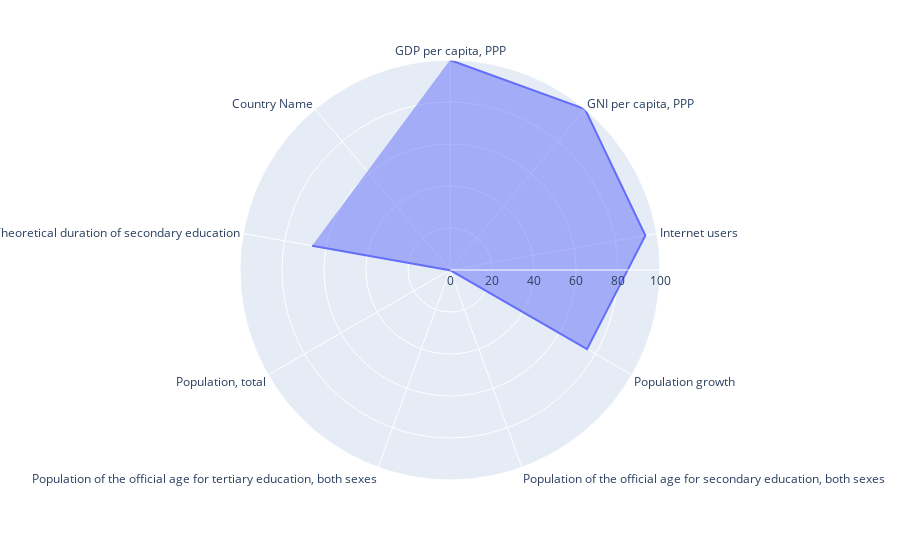
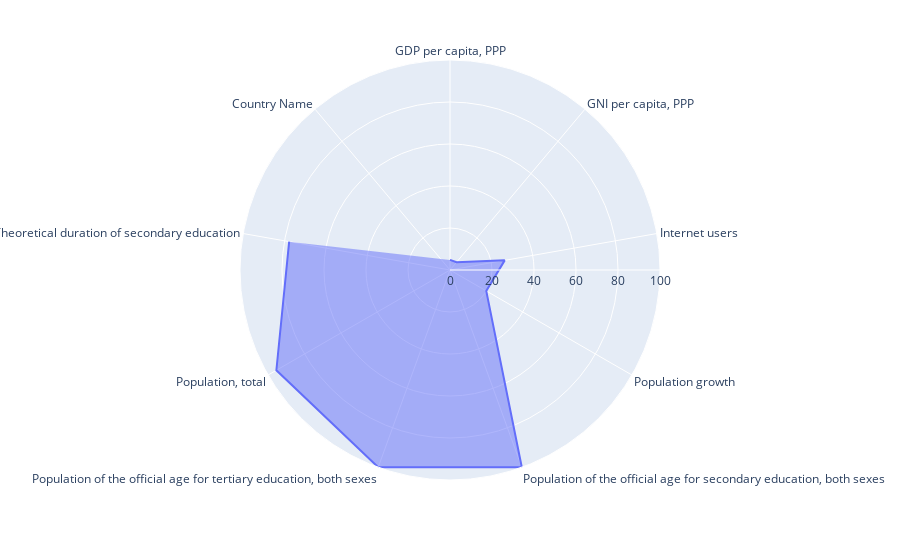
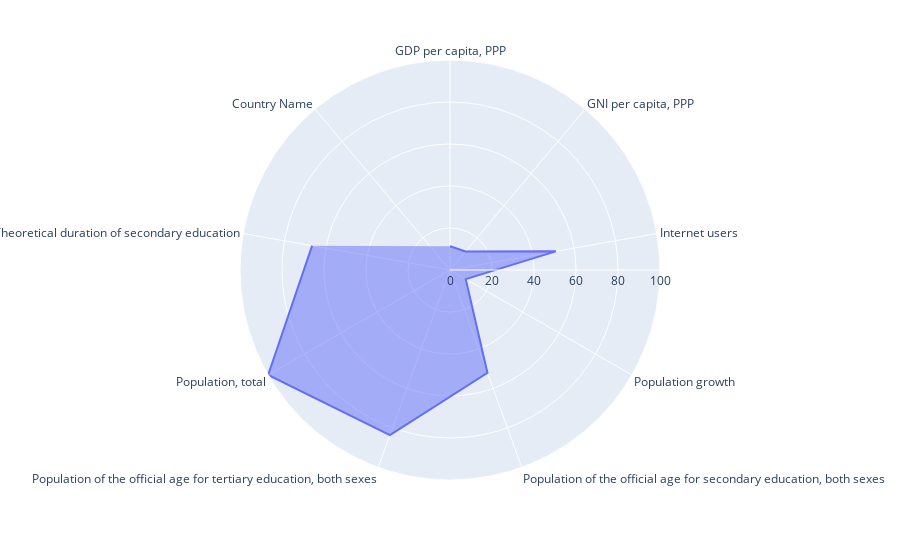
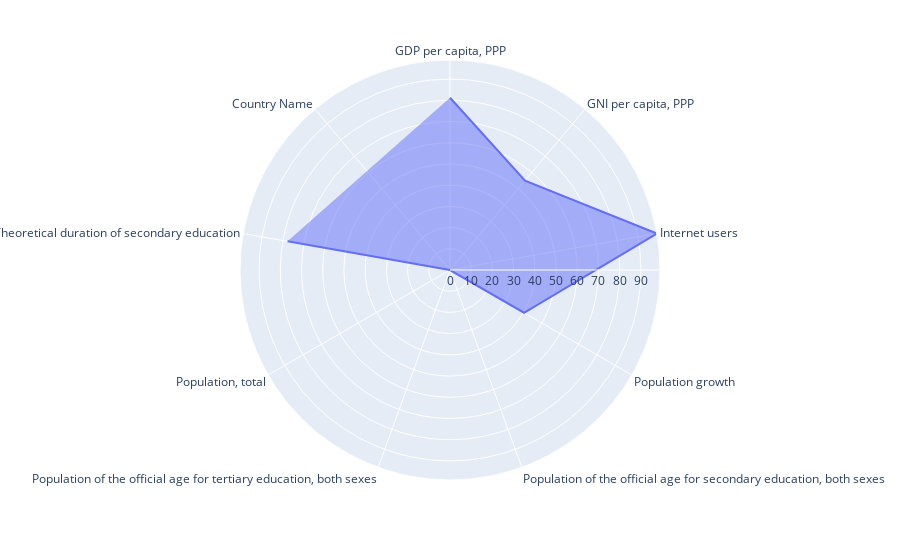

Notebook cell for these charts, in order:
### Code cell
radar_top10 (final_data,list_indicator , '2015')

### Figure 1 — Plotly figure (JSON) as saved in the notebook; plotly's stock layout.template omitted (floating-point values rounded to 4 significant figures)
{"data": [{"fill": "toself", "hovertemplate": "Valeurs=%{r}<br>Indic=%{theta}<extra></extra>", "legendgroup": "", "line": {"color": "#636efa", "dash": "solid"}, "mode": "lines", "name": "", "r": [100, 100, 94.47, 75.35, 0.05985, 0.1607, 0.181, 66.67, "Qatar", 100], "showlegend": false, "subplot": "polar", "theta": ["GDP per capita, PPP", "GNI per capita, PPP", "Internet users", "Population growth", "Population of the official age for secondary education, both sexes", "Population of the official age for tertiary education, both sexes", "Population, total", "Theoretical duration of secondary education", "Country Name", "GDP per capita, PPP"], "type": "scatterpolar"}], "layout": {"legend": {"tracegroupgap": 0}, "margin": {"t": 60}, "polar": {"angularaxis": {"direction": "clockwise", "rotation": 90}, "domain": {"x": [0, 1], "y": [0, 1]}}}}

### Figure 2 — Plotly figure (JSON) as saved in the notebook; plotly's stock layout.template omitted (floating-point values rounded to 4 significant figures)
{"data": [{"fill": "toself", "hovertemplate": "Valeurs=%{r}<br>Indic=%{theta}<extra></extra>", "legendgroup": "", "line": {"color": "#636efa", "dash": "solid"}, "mode": "lines", "name": "", "r": [4.805, 4.856, 26.44, 19.94, 100, 100, 95.47, 77.78, "India", 4.805], "showlegend": false, "subplot": "polar", "theta": ["GDP per capita, PPP", "GNI per capita, PPP", "Internet users", "Population growth", "Population of the official age for secondary education, both sexes", "Population of the official age for tertiary education, both sexes", "Population, total", "Theoretical duration of secondary education", "Country Name", "GDP per capita, PPP"], "type": "scatterpolar"}], "layout": {"legend": {"tracegroupgap": 0}, "margin": {"t": 60}, "polar": {"angularaxis": {"direction": "clockwise", "rotation": 90}, "domain": {"x": [0, 1], "y": [0, 1]}}}}

### Figure 3 — Plotly figure (JSON) as saved in the notebook; plotly's stock layout.template omitted (floating-point values rounded to 4 significant figures)
{"data": [{"fill": "toself", "hovertemplate": "Valeurs=%{r}<br>Indic=%{theta}<extra></extra>", "legendgroup": "", "line": {"color": "#636efa", "dash": "solid"}, "mode": "lines", "name": "", "r": [11.33, 11.54, 51.16, 8.677, 52.15, 83.66, 100, 66.67, "China", 11.33], "showlegend": false, "subplot": "polar", "theta": ["GDP per capita, PPP", "GNI per capita, PPP", "Internet users", "Population growth", "Population of the official age for secondary education, both sexes", "Population of the official age for tertiary education, both sexes", "Population, total", "Theoretical duration of secondary education", "Country Name", "GDP per capita, PPP"], "type": "scatterpolar"}], "layout": {"legend": {"tracegroupgap": 0}, "margin": {"t": 60}, "polar": {"angularaxis": {"direction": "clockwise", "rotation": 90}, "domain": {"x": [0, 1], "y": [0, 1]}}}}

### Figure 4 — Plotly figure (JSON) as saved in the notebook; plotly's stock layout.template omitted (floating-point values rounded to 4 significant figures)
{"data": [{"fill": "toself", "hovertemplate": "Valeurs=%{r}<br>Indic=%{theta}<extra></extra>", "legendgroup": "", "line": {"color": "#636efa", "dash": "solid"}, "mode": "lines", "name": "", "r": [81.19, 55.02, 98.99, 40.3, 0.02634, 0.02855, 0.04154, 77.78, "Luxembourg", 81.19], "showlegend": false, "subplot": "polar", "theta": ["GDP per capita, PPP", "GNI per capita, PPP", "Internet users", "Population growth", "Population of the official age for secondary education, both sexes", "Population of the official age for tertiary education, both sexes", "Population, total", "Theoretical duration of secondary education", "Country Name", "GDP per capita, PPP"], "type": "scatterpolar"}], "layout": {"legend": {"tracegroupgap": 0}, "margin": {"t": 60}, "polar": {"angularaxis": {"direction": "clockwise", "rotation": 90}, "domain": {"x": [0, 1], "y": [0, 1]}}}}
